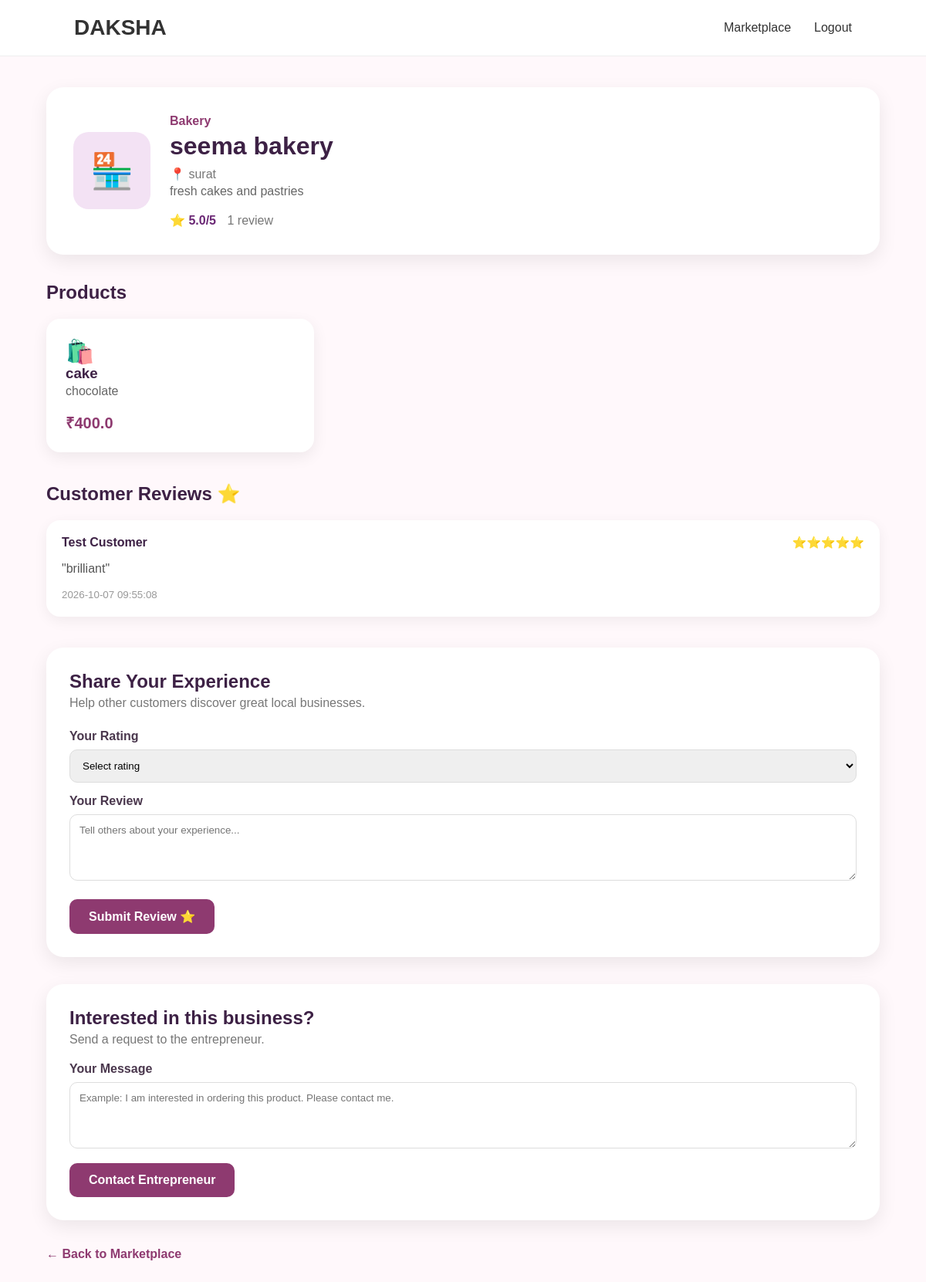
Page /business/3 (signed in) on the committed database.
### tables this page shows
CREATE TABLE businesses (

            id INTEGER PRIMARY KEY AUTOINCREMENT,

            owner_id INTEGER NOT NULL,

            business_name TEXT NOT NULL,

            category TEXT NOT NULL,

            description TEXT,

            location TEXT,

            FOREIGN KEY (owner_id)
            REFERENCES users(id)

        );

CREATE TABLE products (

            id INTEGER PRIMARY KEY AUTOINCREMENT,

            business_id INTEGER NOT NULL,

            name TEXT NOT NULL,

            description TEXT,

            price REAL NOT NULL,

            FOREIGN KEY (business_id)
            REFERENCES businesses(id)

        );

CREATE TABLE reviews (
            id INTEGER PRIMARY KEY AUTOINCREMENT,
            business_id INTEGER NOT NULL,
            customer_id INTEGER NOT NULL,
            rating INTEGER NOT NULL,
            review TEXT,
            created_at TIMESTAMP DEFAULT CURRENT_TIMESTAMP,
            UNIQUE(business_id, customer_id),
            FOREIGN KEY (business_id)
            REFERENCES businesses(id),
            FOREIGN KEY (customer_id)
            REFERENCES users(id)
        );

CREATE TABLE users (

            id INTEGER PRIMARY KEY AUTOINCREMENT,

            name TEXT NOT NULL,

            email TEXT UNIQUE NOT NULL,

            password TEXT NOT NULL,

            role TEXT NOT NULL,

            location TEXT

        );

### app.py (the view)
@app.route("/business/<int:business_id>")
def business_profile(business_id):
    if "user_id" not in session:
        return redirect("/login")
    connection = get_db()
    business = connection.execute("""
        SELECT *
        FROM businesses
        WHERE id = ?
    """, (
        business_id,
    )).fetchone()
    products = connection.execute("""
        SELECT *
        FROM products
        WHERE business_id = ?
        ORDER BY id DESC
    """, (
        business_id,
    )).fetchall()
    reviews = connection.execute("""
        SELECT
            reviews.*,
            users.name AS customer_name
        FROM reviews
        JOIN users
        ON reviews.customer_id = users.id
        WHERE reviews.business_id = ?
        ORDER BY reviews.id DESC
    """, (
        business_id,
    )).fetchall()
    rating_result = connection.execute("""
        SELECT
            AVG(rating) AS average_rating,
            COUNT(*) AS review_count
        FROM reviews
        WHERE business_id = ?
    """, (
        business_id,
    )).fetchone()
    connection.close()
    if not business:
        return "Business not found", 404
    average_rating = rating_result["average_rating"]
    if average_rating:
        average_rating = round(average_rating, 1)
    else:
        average_rating = 0
    return render_template(
        "business.html",
        business=business,
        products=products,
        reviews=reviews,
        average_rating=average_rating,
        review_count=rating_result["review_count"]
    )

### app.py (called while the page is built)
def get_db():
    connection = sqlite3.connect("database.db")
    connection.row_factory = sqlite3.Row
    return connection

### templates/business.html (shortened to what this page needs)
<!DOCTYPE html>
<html lang="en">
<head>
    <link rel="stylesheet" href="{{ url_for('static', filename='style.css') }}">
</head>
<body>
    <nav class="navbar">
        <div class="logo">
            DAKSHA
        </div>
        <div class="nav-links">
            {% if session.get("role") == "entrepreneur" %}
            <a href="/entrepreneur">
                Dashboard
            </a>
            <a href="/grow">
                🌱 DAKSHA GROW
            </a>
            {% else %}
            <a href="/customer">
                Marketplace
            </a>
            {% endif %}
            <a href="/logout">
                Logout
            </a>
        </div>
    </nav>
    <div class="business-page-container">
        <div class="business-header-card">
            <div class="business-icon-large">
                🏪
            </div>
            <div class="business-header-info">
                <p class="business-category">
                    {{ business["category"] }}
                </p>
                <h1>
                    {{ business["business_name"] }}
                </h1>
                <p class="business-location">
                    📍 {{ business["location"] }}
                </p>
                <p class="business-description">
                    {{ business["description"] }}
                </p>
                <div class="business-rating">
                    {% if review_count > 0 %}
                    <span class="rating-stars">
                        ⭐ {{ average_rating }}/5
                    </span>
                    <span class="review-count">
                        {{ review_count }} review{% if review_count != 1 %}s{% endif %}
                    </span>
                    {% else %}
                    <span class="no-rating">
                        ⭐ No reviews yet
                    </span>
                    {% endif %}
                </div>
            </div>
        </div>
        <div class="business-section">
            <h2>
                Products
            </h2>
            {% if products %}
            <div class="product-grid">
                {% for product in products %}
                <div class="product-card">
                    <div class="product-icon">
                        🛍️
                    </div>
                    <h3>
                        {{ product["name"] }}
                    </h3>
                    <p>
                        {{ product["description"] }}
                    </p>
                    <div class="product-price">
                        ₹{{ product["price"] }}
                    </div>
                </div>
                {% endfor %}
            </div>
            {% else %}
            <div class="empty-product-message">
                <p>
                    This entrepreneur has not added products yet.
                </p>
            </div>
            {% endif %}
        </div>
        <div class="business-section">
            <h2>
                Customer Reviews ⭐
            </h2>
            {% if reviews %}
            <div class="reviews-list">
                {% for review in reviews %}
                <div class="review-card">
                    <div class="review-top">
                        <strong>
                            {{ review["customer_name"] }}
                        </strong>
                        <span class="review-stars">
                            {% if review["rating"] == 5 %}
                            ⭐⭐⭐⭐⭐
                            {% elif review["rating"] == 4 %}
                            ⭐⭐⭐⭐
                            {% elif review["rating"] == 3 %}
                            ⭐⭐⭐
                            {% elif review["rating"] == 2 %}
                            ⭐⭐
                            {% else %}
                            ⭐
                            {% endif %}
                        </span>
                    </div>
                    {% if review["review"] %}
                    <p>
                        "{{ review["review"] }}"
                    </p>
                    {% endif %}
                    <small>
                        {{ review["created_at"] }}
                    </small>
                </div>
                {% endfor %}
            </div>
            {% endif %}
        </div>
        {% if session.get("role") == "customer" %}
        <div class="review-form-card">
            <h2>
                Share Your Experience
            </h2>
            <p>
                Help other customers discover great local businesses.
            </p>
            <form method="POST" action="/business/{{ business['id'] }}/review">
                <label>
                    Your Rating
                </label>
                <select name="rating" required>
                    <option value="">
                        Select rating
                    </option>
                </select>
                <label>
                    Your Review
                </label>
                <textarea name="review" rows="4" placeholder="Tell others about your experience..."></textarea>
                <button type="submit" class="review-button">
                    Submit Review ⭐
                </button>
            </form>
        </div>
        {% if session.get("role") == "customer" %}
        <div class="request-card">
            <h2>
                Interested in this business?
            </h2>
            <p>
                Send a request to the entrepreneur.
            </p>
            <form method="POST" action="/business/{{ business['id'] }}/request">
                <label>
                    Your Message
                </label>
                <textarea name="message" rows="4"
                    placeholder="Example: I am interested in ordering this product. Please contact me."
                    required></textarea>
                <button type="submit" class="request-button">
                    Contact Entrepreneur
                </button>
            </form>
        </div>
        {% endif %}
        {% endif %}
        <div class="business-back">
            {% if session.get("role") == "customer" %}
            <a href="/customer">
                ← Back to Marketplace
            </a>
            {% else %}
            <a href="/entrepreneur">
                ← Back to Dashboard
            </a>
            {% endif %}
        </div>
    </div>
</body>
</html>

### static/style.css (style rules this page uses)
* { margin: 0; padding: 0; box-sizing: border-box; }
body { font-family: Arial, sans-serif; background-color: #fff8fb; color: #333; }
.navbar { display: flex; justify-content: space-between; align-items: center; padding: 20px 8%; background-color: white; border-bottom: 1px solid #eee; }
.logo { font-size: 28px; font-weight: bold; }
.nav-links { display: flex; gap: 30px; }
.nav-links a { text-decoration: none; color: #333; }
button { padding: 14px 25px; border: none; border-radius: 8px; background-color: #d63384; color: white; font-size: 16px; cursor: pointer; }
.business-page-container { width: 90%; max-width: 1100px; margin: 40px auto; }
.business-header-card { background: white; border-radius: 22px; padding: 35px; display: flex; gap: 25px; align-items: center; box-shadow: 0 8px 25px rgba(0, 0, 0, 0.08); margin-bottom: 35px; }
.business-icon-large { width: 100px; height: 100px; border-radius: 20px; background: #f3e2f4; display: flex; justify-content: center; align-items: center; font-size: 45px; }
.business-category { color: #8e3a70; font-weight: bold; margin-bottom: 5px; }
.business-header-info h1 { margin: 0 0 8px; color: #3d2145; }
.business-location { color: #777; }
.business-description { color: #666; line-height: 1.6; }
.business-rating { margin-top: 15px; }
.rating-stars { font-weight: bold; color: #6b2875; }
.review-count { color: #777; margin-left: 10px; }
.business-section { margin-bottom: 40px; }
.business-section h2 { color: #3d2145; margin-bottom: 20px; }
.product-grid { display: grid; grid-template-columns: repeat(3, 1fr); gap: 20px; }
.product-card { background: white; border-radius: 18px; padding: 25px; box-shadow: 0 6px 20px rgba(0, 0, 0, 0.07); }
.product-icon { font-size: 30px; }
.product-card h3 { color: #3d2145; }
.product-card p { color: #666; line-height: 1.5; }
.product-price { color: #8e3a70; font-size: 20px; font-weight: bold; margin-top: 15px; }
.reviews-list { display: flex; flex-direction: column; gap: 15px; }
.review-card { background: white; border-radius: 18px; padding: 20px; box-shadow: 0 5px 18px rgba(0, 0, 0, 0.06); }
.review-top { display: flex; justify-content: space-between; align-items: center; gap: 15px; }
.review-top strong { color: #3d2145; }
.review-stars { font-size: 15px; }
.review-card p { color: #555; line-height: 1.6; margin: 12px 0; }
.review-card small { color: #999; }
.review-form-card { background: white; border-radius: 22px; padding: 30px; margin-bottom: 35px; box-shadow: 0 8px 25px rgba(0, 0, 0, 0.08); }
.review-form-card h2 { color: #3d2145; margin-bottom: 5px; }
.review-form-card p { color: #777; margin-bottom: 25px; }
.review-form-card label { display: block; margin-top: 15px; margin-bottom: 8px; font-weight: bold; color: #4a374d; }
.review-form-card select, .review-form-card textarea { width: 100%; padding: 12px; border: 1px solid #ddd; border-radius: 10px; box-sizing: border-box; font-family: inherit; }
.review-form-card textarea { resize: vertical; }
.review-button { margin-top: 20px; padding: 13px 25px; border: none; border-radius: 10px; background: #8e3a70; color: white; font-weight: bold; cursor: pointer; }
.business-back { margin-bottom: 50px; }
.business-back a { color: #8e3a70; text-decoration: none; font-weight: bold; }
.request-card { background: white; border-radius: 22px; padding: 30px; margin-bottom: 35px; box-shadow: 0 8px 25px rgba(0, 0, 0, 0.08); }
.request-card h2 { color: #3d2145; margin-bottom: 5px; }
.request-card p { color: #777; margin-bottom: 20px; }
.request-card label { display: block; margin-bottom: 8px; font-weight: bold; color: #4a374d; }
.request-card textarea { width: 100%; box-sizing: border-box; padding: 12px; border: 1px solid #ddd; border-radius: 10px; font-family: inherit; resize: vertical; }
.request-button { margin-top: 15px; padding: 13px 25px; border: none; border-radius: 10px; background: #8e3a70; color: white; font-weight: bold; cursor: pointer; }

### rows in the picture
businesses: category "Bakery", business_name "seema bakery", location "surat", description "fresh cakes and pastries"
products: name "cake", description "chocolate", price "400.0"
reviews: customer_name "Test Customer", review "brilliant", created_at "2026-10-07 09:55:08"

### other values in the picture
{{ average_rating }} "5.0"
{{ review_count }} "1"
